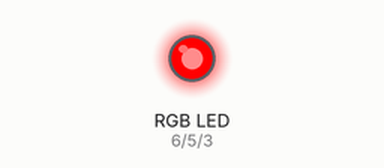
A sketch run on a simulated Arduino Uno, built with avr-gcc and run on an emulated ATmega328P. Parts: an RGB LED mixed from three pins (HIGH = lit).

Above: at 0.2 s.
At 1.2 s:
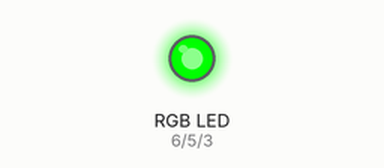
At 2.7 s:
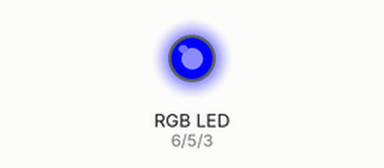
At 3.7 s:
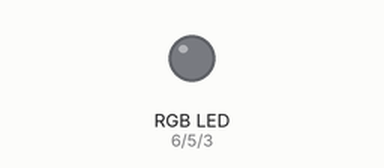
Timing chart, 0 to 4.6 s (numbered marks = the images above):
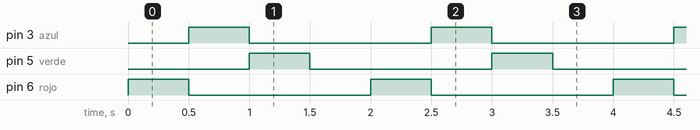

Measured:
- by itself, pin 3 (azul), pin 5 (verde), pin 6 (rojo): alternates HIGH for 0.50 s and LOW for 1.5 s
- by itself, everything shown: repeats every 2.0 s, in 4 steps

The sketch:

led_RGB.ino
```cpp
int rojo = 6;
int verde = 5;
int azul = 3;
void setup() {
  // put your setup code here, to run once:
 pinMode(rojo,OUTPUT);
 pinMode(verde,OUTPUT);
 pinMode(azul,OUTPUT);
 analogWrite(rojo,0);
 analogWrite(verde,0);
 analogWrite(azul,0);
}

void loop() {
  // put your main code here, to run repeatedly:
 analogWrite(rojo,255);
 delay(500);
 analogWrite(rojo,0);
 analogWrite(azul,255);
 delay(500);
 analogWrite(azul,0);
 analogWrite(verde,255);
 delay(500);
  analogWrite(verde,0);
  delay(500);
}
```
